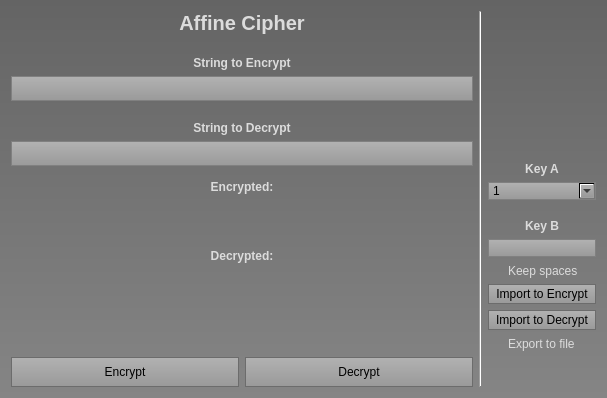
<?xml version="1.0" encoding="UTF-8"?>
<ui version="4.0">
 <class>Form</class>
 <widget class="QWidget" name="Form">
  <property name="geometry">
   <rect>
    <x>0</x>
    <y>0</y>
    <width>607</width>
    <height>398</height>
   </rect>
  </property>
  <property name="windowTitle">
   <string>Form</string>
  </property>
  <property name="styleSheet">
   <string notr="true">background-color: qlineargradient(spread:reflect, x1:0.573682, y1:0, x2:0.574364, y2:1, stop:0 rgba(100, 100, 100, 255), stop:1 rgba(133, 133, 133, 255));
/*svetlejsi verze, prvni 3 jsou 115,115,115*/

</string>
  </property>
  <layout class="QGridLayout" name="gridLayout" columnstretch="1,0,0,0">
   <item row="1" column="3">
    <layout class="QVBoxLayout" name="verticalLayout_2">
     <item>
      <widget class="QLabel" name="labelHodnotaC_2">
       <property name="font">
        <font>
         <weight>75</weight>
         <bold>true</bold>
        </font>
       </property>
       <property name="styleSheet">
        <string notr="true">color: rgb(220, 220, 220);
border-color: rgb(61, 61, 61);
background-color: transparent;</string>
       </property>
       <property name="text">
        <string>Key A</string>
       </property>
       <property name="alignment">
        <set>Qt::AlignBottom|Qt::AlignHCenter</set>
       </property>
      </widget>
     </item>
     <item>
      <widget class="QComboBox" name="comboBox">
       <property name="styleSheet">
        <string notr="true">QComboBox {
  qproperty-alignment: 'AlignVCenter | AlignRight';
  border: 1px solid gray;
	background-color: qlineargradient(spread:reflect, x1:0.573682, y1:0, x2:0.574364, y2:1, stop:0 rgba(178, 178, 178, 255), stop:1 rgba(153, 153, 153, 255));
	selection-background-color: rgb(208, 208, 208);
	selection-color: rgb(212, 212, 212);
}
QComboBox::on {
rgb(88, 88, 88)
	selection-background-color: rgb(204, 204, 204);
	selection-color: rgb(212, 212, 212);

}
</string>
       </property>
       <item>
        <property name="text">
         <string>1</string>
        </property>
       </item>
       <item>
        <property name="text">
         <string>3</string>
        </property>
       </item>
       <item>
        <property name="text">
         <string>5</string>
        </property>
       </item>
       <item>
        <property name="text">
         <string>7</string>
        </property>
       </item>
       <item>
        <property name="text">
         <string>9</string>
        </property>
       </item>
       <item>
        <property name="text">
         <string>11</string>
        </property>
       </item>
       <item>
        <property name="text">
         <string>15</string>
        </property>
       </item>
       <item>
        <property name="text">
         <string>17</string>
        </property>
       </item>
       <item>
        <property name="text">
         <string>19</string>
        </property>
       </item>
       <item>
        <property name="text">
         <string>21</string>
        </property>
       </item>
       <item>
        <property name="text">
         <string>23</string>
        </property>
       </item>
       <item>
        <property name="text">
         <string>25</string>
        </property>
       </item>
      </widget>
     </item>
     <item>
      <widget class="QLabel" name="labelHodnotaC">
       <property name="sizePolicy">
        <sizepolicy hsizetype="Preferred" vsizetype="Preferred">
         <horstretch>0</horstretch>
         <verstretch>0</verstretch>
        </sizepolicy>
       </property>
       <property name="font">
        <font>
         <weight>75</weight>
         <bold>true</bold>
        </font>
       </property>
       <property name="styleSheet">
        <string notr="true">color: rgb(220, 220, 220);
border-color: rgb(61, 61, 61);
background-color: transparent;</string>
       </property>
       <property name="text">
        <string>Key B</string>
       </property>
       <property name="alignment">
        <set>Qt::AlignBottom|Qt::AlignHCenter</set>
       </property>
      </widget>
     </item>
     <item>
      <widget class="QLineEdit" name="keyLine">
       <property name="sizePolicy">
        <sizepolicy hsizetype="Preferred" vsizetype="Fixed">
         <horstretch>0</horstretch>
         <verstretch>0</verstretch>
        </sizepolicy>
       </property>
       <property name="styleSheet">
        <string notr="true">QLineEdit {
  qproperty-alignment: 'AlignVCenter | AlignLeft';
  border: 1px solid gray;
	background-color: qlineargradient(spread:reflect, x1:0.573682, y1:0, x2:0.574364, y2:1, stop:0 rgba(178, 178, 178, 255), stop:1 rgba(153, 153, 153, 255));
}

</string>
       </property>
       <property name="alignment">
        <set>Qt::AlignLeading|Qt::AlignLeft|Qt::AlignVCenter</set>
       </property>
      </widget>
     </item>
     <item>
      <widget class="QCheckBox" name="keepSpaces">
       <property name="styleSheet">
        <string notr="true">background-color: transparent;
color: rgb(220, 220, 220);
border-color: rgb(61, 61, 61);</string>
       </property>
       <property name="text">
        <string>Keep spaces</string>
       </property>
      </widget>
     </item>
    </layout>
   </item>
   <item row="5" column="0" colspan="2">
    <layout class="QHBoxLayout" name="horizontalLayout">
     <item>
      <widget class="QPushButton" name="encryptBtn">
       <property name="enabled">
        <bool>true</bool>
       </property>
       <property name="sizePolicy">
        <sizepolicy hsizetype="Minimum" vsizetype="Fixed">
         <horstretch>0</horstretch>
         <verstretch>0</verstretch>
        </sizepolicy>
       </property>
       <property name="minimumSize">
        <size>
         <width>150</width>
         <height>30</height>
        </size>
       </property>
       <property name="focusPolicy">
        <enum>Qt::StrongFocus</enum>
       </property>
       <property name="styleSheet">
        <string notr="true">QPushButton {
  qproperty-alignment: 'AlignVCenter | AlignRight';
  border: 1px solid gray;
	background-color: qlineargradient(spread:reflect, x1:0.573682, y1:0, x2:0.574364, y2:1, stop:0 rgba(178, 178, 178, 255), stop:1 rgba(153, 153, 153, 255));
	
	border-color: rgb(108, 108, 108);
}
QPushButton:pressed{
background-color: rgb(130, 130, 130);
/*background-color: qlineargradient(spread:reflect, x1:0.573682, y1:0, x2:0.574364, y2:1, stop:0 rgba(188, 188, 188, 255), stop:1 rgba(130, 130, 130, 255));*/
}

</string>
       </property>
       <property name="text">
        <string>Encrypt</string>
       </property>
      </widget>
     </item>
     <item>
      <widget class="QPushButton" name="decryptBtn">
       <property name="enabled">
        <bool>true</bool>
       </property>
       <property name="sizePolicy">
        <sizepolicy hsizetype="Minimum" vsizetype="Fixed">
         <horstretch>0</horstretch>
         <verstretch>0</verstretch>
        </sizepolicy>
       </property>
       <property name="minimumSize">
        <size>
         <width>150</width>
         <height>30</height>
        </size>
       </property>
       <property name="styleSheet">
        <string notr="true">QPushButton {
  qproperty-alignment: 'AlignVCenter | AlignRight';
  border: 1px solid gray;
	background-color: qlineargradient(spread:reflect, x1:0.573682, y1:0, x2:0.574364, y2:1, stop:0 rgba(178, 178, 178, 255), stop:1 rgba(153, 153, 153, 255));
	
	border-color: rgb(108, 108, 108);
}
QPushButton:pressed{
background-color: rgb(130, 130, 130);
/*background-color: qlineargradient(spread:reflect, x1:0.573682, y1:0, x2:0.574364, y2:1, stop:0 rgba(188, 188, 188, 255), stop:1 rgba(130, 130, 130, 255));*/
}

</string>
       </property>
       <property name="text">
        <string>Decrypt</string>
       </property>
      </widget>
     </item>
    </layout>
   </item>
   <item row="0" column="2" rowspan="6">
    <widget class="Line" name="line">
     <property name="styleSheet">
      <string notr="true">Line{
color: rgb(21, 21, 21);
bored: 2px solid black;

}</string>
     </property>
     <property name="orientation">
      <enum>Qt::Vertical</enum>
     </property>
    </widget>
   </item>
   <item row="0" column="0" rowspan="3" colspan="2">
    <layout class="QVBoxLayout" name="verticalLayout">
     <item>
      <widget class="QLabel" name="hlavniNadpis">
       <property name="sizePolicy">
        <sizepolicy hsizetype="Preferred" vsizetype="Maximum">
         <horstretch>0</horstretch>
         <verstretch>0</verstretch>
        </sizepolicy>
       </property>
       <property name="font">
        <font>
         <pointsize>15</pointsize>
         <weight>75</weight>
         <bold>true</bold>
        </font>
       </property>
       <property name="styleSheet">
        <string notr="true">color: rgb(220, 220, 220);
border-color: rgb(61, 61, 61);
background-color: transparent;</string>
       </property>
       <property name="text">
        <string>Affine Cipher</string>
       </property>
       <property name="alignment">
        <set>Qt::AlignCenter</set>
       </property>
      </widget>
     </item>
     <item>
      <widget class="QLabel" name="labelHodnotaA">
       <property name="minimumSize">
        <size>
         <width>250</width>
         <height>0</height>
        </size>
       </property>
       <property name="font">
        <font>
         <weight>75</weight>
         <bold>true</bold>
        </font>
       </property>
       <property name="styleSheet">
        <string notr="true">color: rgb(220, 220, 220);
border-color: rgb(61, 61, 61);
background-color: transparent;</string>
       </property>
       <property name="text">
        <string>String to Encrypt</string>
       </property>
       <property name="alignment">
        <set>Qt::AlignBottom|Qt::AlignHCenter</set>
       </property>
      </widget>
     </item>
     <item>
      <widget class="QLineEdit" name="plainText">
       <property name="sizePolicy">
        <sizepolicy hsizetype="Preferred" vsizetype="Fixed">
         <horstretch>0</horstretch>
         <verstretch>0</verstretch>
        </sizepolicy>
       </property>
       <property name="minimumSize">
        <size>
         <width>0</width>
         <height>25</height>
        </size>
       </property>
       <property name="layoutDirection">
        <enum>Qt::LeftToRight</enum>
       </property>
       <property name="styleSheet">
        <string notr="true">QLineEdit {
  qproperty-alignment: 'AlignVCenter | AlignLeft';
  border: 1px solid gray;
	background-color: qlineargradient(spread:reflect, x1:0.573682, y1:0, x2:0.574364, y2:1, stop:0 rgba(178, 178, 178, 255), stop:1 rgba(153, 153, 153, 255));
}

</string>
       </property>
       <property name="alignment">
        <set>Qt::AlignLeading|Qt::AlignLeft|Qt::AlignVCenter</set>
       </property>
      </widget>
     </item>
     <item>
      <widget class="QLabel" name="labelHodnotaB">
       <property name="minimumSize">
        <size>
         <width>250</width>
         <height>0</height>
        </size>
       </property>
       <property name="font">
        <font>
         <weight>75</weight>
         <bold>true</bold>
        </font>
       </property>
       <property name="styleSheet">
        <string notr="true">color: rgb(220, 220, 220);
border-color: rgb(61, 61, 61);
background-color: transparent;</string>
       </property>
       <property name="text">
        <string>String to Decrypt</string>
       </property>
       <property name="alignment">
        <set>Qt::AlignBottom|Qt::AlignHCenter</set>
       </property>
      </widget>
     </item>
     <item>
      <widget class="QLineEdit" name="cipherText">
       <property name="sizePolicy">
        <sizepolicy hsizetype="Preferred" vsizetype="Fixed">
         <horstretch>0</horstretch>
         <verstretch>0</verstretch>
        </sizepolicy>
       </property>
       <property name="minimumSize">
        <size>
         <width>0</width>
         <height>25</height>
        </size>
       </property>
       <property name="styleSheet">
        <string notr="true">QLineEdit {
  qproperty-alignment: 'AlignVCenter | AlignLeft';
  border: 1px solid gray;
	background-color: qlineargradient(spread:reflect, x1:0.573682, y1:0, x2:0.574364, y2:1, stop:0 rgba(178, 178, 178, 255), stop:1 rgba(153, 153, 153, 255));
}

</string>
       </property>
      </widget>
     </item>
     <item>
      <widget class="QLabel" name="label">
       <property name="font">
        <font>
         <weight>75</weight>
         <bold>true</bold>
        </font>
       </property>
       <property name="styleSheet">
        <string notr="true">color: rgb(220, 220, 220);
border-color: rgb(61, 61, 61);
background-color: transparent;</string>
       </property>
       <property name="text">
        <string>Encrypted:</string>
       </property>
       <property name="alignment">
        <set>Qt::AlignCenter</set>
       </property>
      </widget>
     </item>
     <item>
      <widget class="QLabel" name="cipherTextLine">
       <property name="minimumSize">
        <size>
         <width>211</width>
         <height>20</height>
        </size>
       </property>
       <property name="font">
        <font>
         <weight>75</weight>
         <bold>true</bold>
        </font>
       </property>
       <property name="layoutDirection">
        <enum>Qt::LeftToRight</enum>
       </property>
       <property name="autoFillBackground">
        <bool>false</bool>
       </property>
       <property name="styleSheet">
        <string notr="true">color: rgb(220, 220, 220);
border-color: rgb(61, 61, 61);
background-color: transparent;</string>
       </property>
       <property name="frameShape">
        <enum>QFrame::NoFrame</enum>
       </property>
       <property name="frameShadow">
        <enum>QFrame::Plain</enum>
       </property>
       <property name="text">
        <string/>
       </property>
       <property name="alignment">
        <set>Qt::AlignCenter</set>
       </property>
       <property name="textInteractionFlags">
        <set>Qt::LinksAccessibleByMouse|Qt::TextSelectableByKeyboard|Qt::TextSelectableByMouse</set>
       </property>
      </widget>
     </item>
     <item>
      <widget class="QLabel" name="label_10">
       <property name="font">
        <font>
         <weight>75</weight>
         <bold>true</bold>
         <stylestrategy>PreferDefault</stylestrategy>
         <kerning>true</kerning>
        </font>
       </property>
       <property name="autoFillBackground">
        <bool>false</bool>
       </property>
       <property name="styleSheet">
        <string notr="true">color: rgb(220, 220, 220);
border-color: rgb(61, 61, 61);
background-color: transparent;</string>
       </property>
       <property name="frameShape">
        <enum>QFrame::NoFrame</enum>
       </property>
       <property name="frameShadow">
        <enum>QFrame::Plain</enum>
       </property>
       <property name="text">
        <string>Decrypted:</string>
       </property>
       <property name="alignment">
        <set>Qt::AlignCenter</set>
       </property>
      </widget>
     </item>
     <item>
      <widget class="QLabel" name="plainTextLine">
       <property name="sizePolicy">
        <sizepolicy hsizetype="Preferred" vsizetype="Preferred">
         <horstretch>0</horstretch>
         <verstretch>0</verstretch>
        </sizepolicy>
       </property>
       <property name="minimumSize">
        <size>
         <width>211</width>
         <height>20</height>
        </size>
       </property>
       <property name="font">
        <font>
         <weight>75</weight>
         <bold>true</bold>
        </font>
       </property>
       <property name="styleSheet">
        <string notr="true">color: rgb(220, 220, 220);
border-color: rgb(61, 61, 61);
background-color: transparent;</string>
       </property>
       <property name="inputMethodHints">
        <set>Qt::ImhNone</set>
       </property>
       <property name="frameShadow">
        <enum>QFrame::Plain</enum>
       </property>
       <property name="text">
        <string/>
       </property>
       <property name="textFormat">
        <enum>Qt::AutoText</enum>
       </property>
       <property name="alignment">
        <set>Qt::AlignCenter</set>
       </property>
       <property name="textInteractionFlags">
        <set>Qt::LinksAccessibleByMouse|Qt::TextSelectableByKeyboard|Qt::TextSelectableByMouse</set>
       </property>
      </widget>
     </item>
    </layout>
   </item>
   <item row="3" column="3">
    <widget class="QPushButton" name="importDeBtn">
     <property name="sizePolicy">
      <sizepolicy hsizetype="Minimum" vsizetype="Fixed">
       <horstretch>0</horstretch>
       <verstretch>0</verstretch>
      </sizepolicy>
     </property>
     <property name="minimumSize">
      <size>
       <width>0</width>
       <height>20</height>
      </size>
     </property>
     <property name="styleSheet">
      <string notr="true">QPushButton {
  border: 1px solid gray;
	background-color: qlineargradient(spread:reflect, x1:0.573682, y1:0, x2:0.574364, y2:1, stop:0 rgba(178, 178, 178, 255), stop:1 rgba(153, 153, 153, 255));
	
	border-color: rgb(108, 108, 108);
}
QPushButton:pressed{
background-color: rgb(130, 130, 130);
/*background-color: qlineargradient(spread:reflect, x1:0.573682, y1:0, x2:0.574364, y2:1, stop:0 rgba(188, 188, 188, 255), stop:1 rgba(130, 130, 130, 255));*/
}

</string>
     </property>
     <property name="text">
      <string>Import to Decrypt</string>
     </property>
    </widget>
   </item>
   <item row="2" column="3">
    <widget class="QPushButton" name="importEnBtn">
     <property name="sizePolicy">
      <sizepolicy hsizetype="Minimum" vsizetype="Fixed">
       <horstretch>0</horstretch>
       <verstretch>0</verstretch>
      </sizepolicy>
     </property>
     <property name="minimumSize">
      <size>
       <width>0</width>
       <height>20</height>
      </size>
     </property>
     <property name="styleSheet">
      <string notr="true">QPushButton {
  border: 1px solid gray;
	background-color: qlineargradient(spread:reflect, x1:0.573682, y1:0, x2:0.574364, y2:1, stop:0 rgba(178, 178, 178, 255), stop:1 rgba(153, 153, 153, 255));
	
	border-color: rgb(108, 108, 108);
}
QPushButton:pressed{
background-color: rgb(130, 130, 130);
/*background-color: qlineargradient(spread:reflect, x1:0.573682, y1:0, x2:0.574364, y2:1, stop:0 rgba(188, 188, 188, 255), stop:1 rgba(130, 130, 130, 255));*/
}

</string>
     </property>
     <property name="text">
      <string>Import to Encrypt</string>
     </property>
    </widget>
   </item>
   <item row="4" column="3">
    <widget class="QCheckBox" name="exportToFile">
     <property name="styleSheet">
      <string notr="true">background-color: transparent;
color: rgb(220, 220, 220);
border-color: rgb(61, 61, 61);</string>
     </property>
     <property name="text">
      <string>Export to file</string>
     </property>
    </widget>
   </item>
  </layout>
 </widget>
 <resources/>
 <connections/>
</ui>
